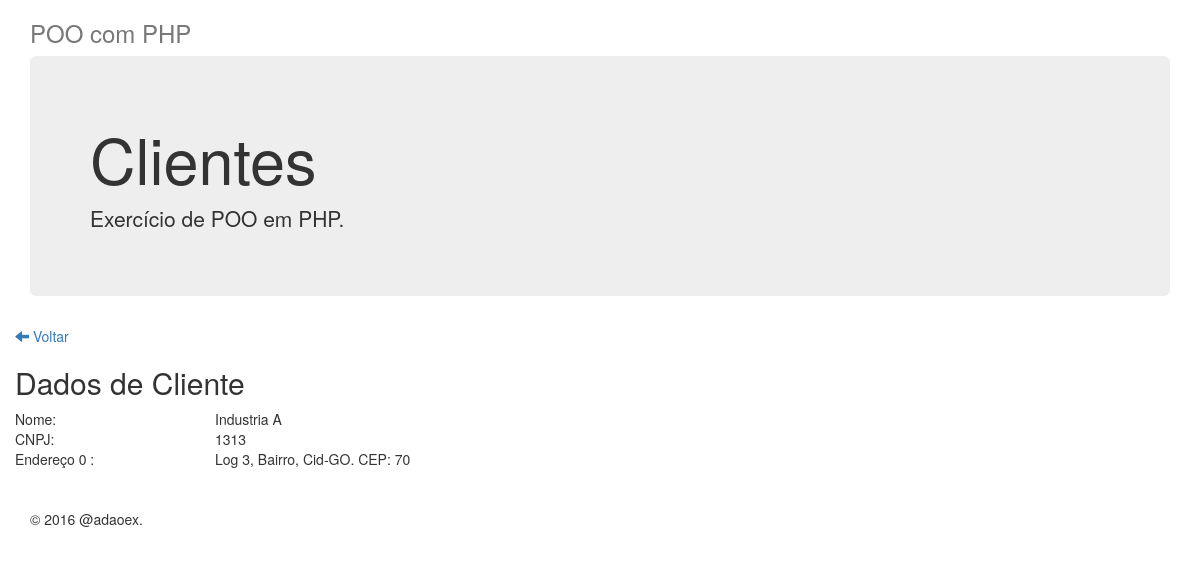
Screenshot of /?pag=detalhe&idx=3&tipo=pj with the database file from the repository.
### tables this page shows
CREATE TABLE cliente (
                id INTEGER PRIMARY KEY AUTOINCREMENT, 
                nome text   not null, 
                cpf text    null,
                cnpj text   null,
                rg text     null,
                grau_importancia text not null,
                tipo text not null
            );

CREATE TABLE endereco (
                id INTEGER PRIMARY KEY AUTOINCREMENT,
                cliente_id integer not null,
                uf text not NULL, 
                bairro text not NULL, 
                cep text not NULL, 
                cidade text not NULL, 
                logradouro text not NULL, 
                cobranca integer null
            );

### src/PDO/ClientePJ.php (called while the page is built, shortened)
<?php
class ClientePJ extends ClienteDBAbstract
{
    public function findAll()
    {
        $sql = "SELECT * FROM cliente where tipo = 'PJ' ";
        $clientes = [];
        foreach ( self::$pdo->query($sql) as $r) {
            $cliente = new \Poo\Cliente\Tipos\ClientePJ();
            $cliente->setId($r['id']);
            $cliente->setCnpj($r['cnpj']);
            $cliente->setGrauImportancia($r['grau_importancia']);
            $cliente->setNome($r['nome']);
            $clientes[] = $cliente;
        }
        return $clientes;
    }
    public function find($id)
    {
        $sql = "SELECT * FROM cliente where id = $id ";
        $cliente = null;
        foreach ( self::$pdo->query($sql) as $r) {
            $cliente = new \Poo\Cliente\Tipos\ClientePJ();
            $cliente->setId($r['id']);
            $cliente->setCnpj($r['cnpj']);
            $cliente->setGrauImportancia($r['grau_importancia']);
            $cliente->setNome($r['nome']);
        }
        return $cliente;
    }
}

### public/clientes.php (called while the page is built, shortened)
<?php
$db = new \PDO("sqlite:".__DIR__."/../cursopoo.db");
$pjDB = new Poo\PDO\ClientePJ($db);
$clientes_pj = $pjDB->findAll();

### src/Cliente/Tipos/ClientePJ.php (called while the page is built, shortened)
<?php
class ClientePJ implements ICliente
{
    private $id;
    private $nome;
    private $cnpj;
    public function getId()
    {
        return $this->id;
    }
    public function setId($id)
    {
        $this->id = $id;
        return $this;
    }
    public function getNome()
    {
        return $this->nome;
    }
    public function setNome($nome)
    {
        $this->nome = $nome;
        return $this;
    }
    public function getCnpj()
    {
        return $this->cnpj;
    }
    public function setCnpj($cnpj)
    {
        $this->cnpj = $cnpj;
        return $this;
    }
    public function setGrauImportancia($grau)
    {
        return $this;
    }
}

### lib/Psr4AutoloaderClass.php (called while the page is built, shortened)
<?php
class Psr4AutoloaderClass
{
    protected $prefixes = array();
    public function addNamespace($prefix, $base_dir, $prepend = false)
    {
        $prefix = trim($prefix, '\\') . '\\';
        $base_dir = rtrim($base_dir, DIRECTORY_SEPARATOR) . '/';
        if (isset($this->prefixes[$prefix]) === false) {
            $this->prefixes[$prefix] = array();
        }
        if ($prepend) {
            array_unshift($this->prefixes[$prefix], $base_dir);
        } else {
            array_push($this->prefixes[$prefix], $base_dir);
        }
    }
    public function loadClass($class)
    {
        $prefix = $class;
        while (false !== $pos = strrpos($prefix, '\\')) {
            $prefix = substr($class, 0, $pos + 1);
            $relative_class = substr($class, $pos + 1);
            $mapped_file = $this->loadMappedFile($prefix, $relative_class);
            if ($mapped_file) {
                return $mapped_file;
            }
            $prefix = rtrim($prefix, '\\');
        }
        return false;
    }
    protected function loadMappedFile($prefix, $relative_class)
    {
        if (isset($this->prefixes[$prefix]) === false) {
            return false;
        }
        foreach ($this->prefixes[$prefix] as $base_dir) {
            $file = $base_dir
                . str_replace('\\', '/', $relative_class)
                . '.php';
            if ($this->requireFile($file)) {
                return $file;
            }
        }
        return false;
    }
    protected function requireFile($file)
    {
        if (file_exists($file)) {
            return true;
        }
        return false;
    }
}

### src/PDO/Endereco.php (called while the page is built, shortened)
<?php
class Endereco extends EnderecoDBAbstract
{
    public function findByCliente($cliente_id)
    {
        $sql = "SELECT * FROM endereco where cliente_id = $cliente_id ";
        $ends = [];
        foreach ( self::$pdo->query($sql) as $r) {
            $end = new \Poo\Endereco\Tipos\Endereco();
            $end->setId($r['id']);
            $end->setBairro($r['bairro']);
            $end->setCep($r['cep']);
            $end->setCidade($r['cidade']);
            $end->setLogradouro($r['logradouro']);
            $end->setUf($r['uf']);
            $ends[] = $end;
        }
        return $ends;
    }
}

### src/Endereco/Tipos/Endereco.php (called while the page is built, shortened)
<?php
class Endereco implements IEndereco
{
    private $logradouro;
    private $bairro;
    private $cidade;
    private $uf;
    private $cep;
    public function setId($id)
    {
        return $this;
    }
    public function getLogradouro()
    {
        return $this->logradouro;
    }
    public function setLogradouro($logradouro)
    {
        $this->logradouro = $logradouro;
        return $this;
    }
    public function getBairro()
    {
        return $this->bairro;
    }
    public function setBairro($bairro)
    {
        $this->bairro = $bairro;
        return $this;
    }
    public function getCidade()
    {
        return $this->cidade;
    }
    public function setCidade($cidade)
    {
        $this->cidade = $cidade;
        return $this;
    }
    public function getUf()
    {
        return $this->uf;
    }
    public function setUf($uf)
    {
        $this->uf = $uf;
        return $this;
    }
    public function getCep()
    {
        return $this->cep;
    }
    public function setCep($cep)
    {
        $this->cep = $cep;
        return $this;
    }
}

### public/cliente-detalhe.php (the view, shortened to what this page needs)
<?php
$idx = $_GET['idx'];
$tipo = $_GET['tipo'];
$db = new \PDO("sqlite:".__DIR__."/../cursopoo.db");
if ($tipo == 'pf'){
    $pfDB = new Poo\PDO\ClientePF($db);
    $cliente = $pfDB->find($idx);
}elseif ($tipo == 'pj'){
    $pjDB = new Poo\PDO\ClientePJ($db);
    $cliente = $pjDB->find($idx);
}
$endDB = new \Poo\PDO\Endereco($db);
?>
<a href="index.php" >
    <i class="glyphicon glyphicon-arrow-left"></i>
    Voltar
</a>
<h2>Dados de Cliente</h2>
<div class="row">
    <div class="col-md-2">Nome:</div>
    <div class="col-md-4"><?php echo $cliente->getNome(); ?></div>
</div>
<?php if ( $cliente instanceof \Poo\Cliente\Tipos\ClientePJ) : ?>
    <div class="row">
        <div class="col-md-2">CNPJ:</div>
        <div class="col-md-4"><?php echo $cliente->getCnpj(); ?></div>
    </div>
<?php endif; ?>
<div class="row">
    <?php foreach ( $endDB->findByCliente($cliente->getId()) as $k => $endereco ) : ?>
    <div class="col-md-2">Endereço <?php echo $k; ?> :</div>
    <div class="col-md-4">
        <?php echo $endereco->getLogradouro(); ?>,
        <?php echo $endereco->getBairro(); ?>,
        <?php echo $endereco->getCidade(); ?>-<?php echo $endereco->getUf(); ?>.
        CEP: <?php echo $endereco->getCep(); ?>
    </div>
    <?php endforeach; ?>
</div>
<br/><br/>

### rows the page displays
cliente: nome "Industria A", cnpj "1313"
endereco: k "0", logradouro "Log 3", bairro "Bairro", cidade "Cid", uf "GO", cep "70"
